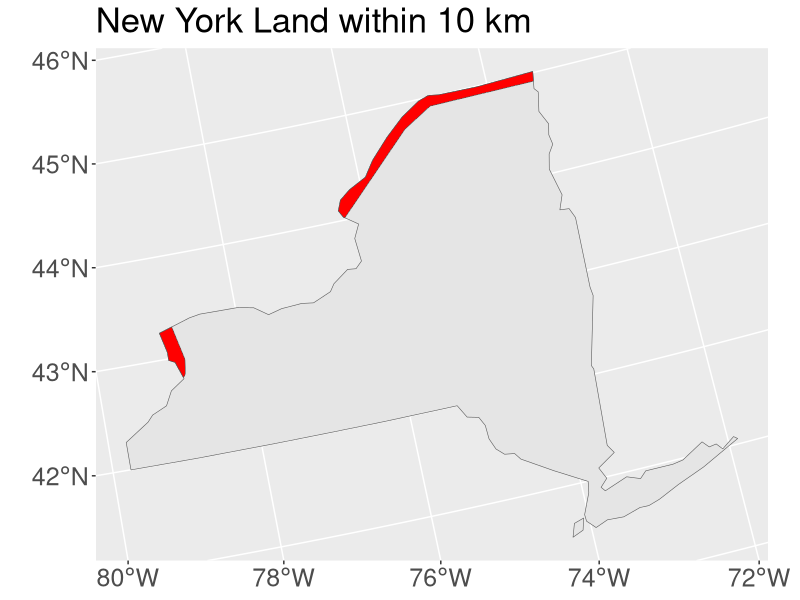

This figure's R source:
library(spData)
library(sf)
library(tidyverse)
library(units) 
library(ggplot2)
data(world)  

# load 'states' boundaries from spData package
data(us_states)

albers="+proj=aea +lat_1=29.5 +lat_2=45.5 +lat_0=37.5 +lon_0=-96 +x_0=0 +y_0=0 +ellps=GRS80 +datum=NAD83 +units=m +no_defs"

ny_data <- us_states %>% filter(NAME=="New York")
CA_data <- world %>% filter(name_long=="Canada")
ny_data_transformed <- st_transform(ny_data,albers)
CA_data_transformed <- st_transform(CA_data,albers)

CA_data_buffer <- st_buffer(CA_data_transformed,10000)

ny_CA_inter <- st_intersection(ny_data_transformed,CA_data_buffer)

final_plot <- ggplot() + 
  geom_sf(data=ny_data_transformed) + 
  geom_sf(data=ny_CA_inter,fill="Red") +
  labs(title="New York Land within 10 km") +
  theme(plot.title = element_text(size=25L),axis.text = element_text(size=18))



final_plot

total_area <- st_area(ny_CA_inter) %>% set_units("km^2")

total_area
